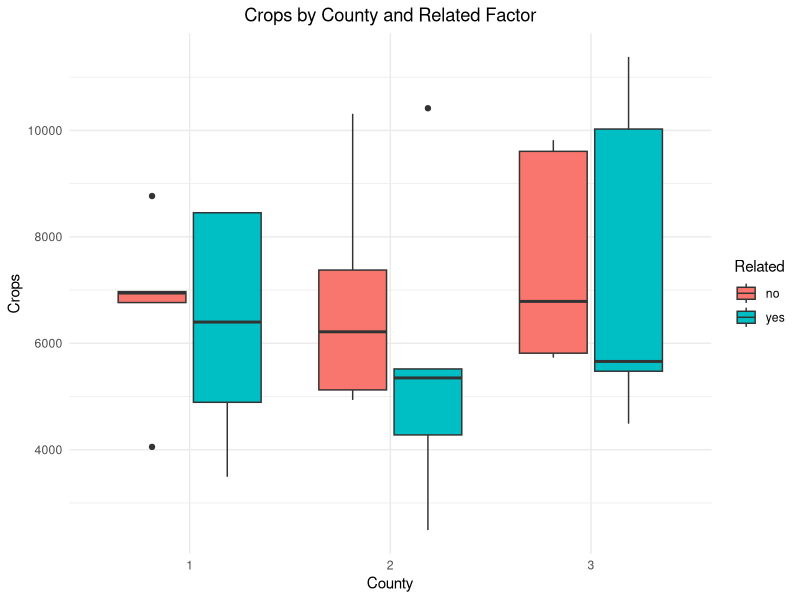
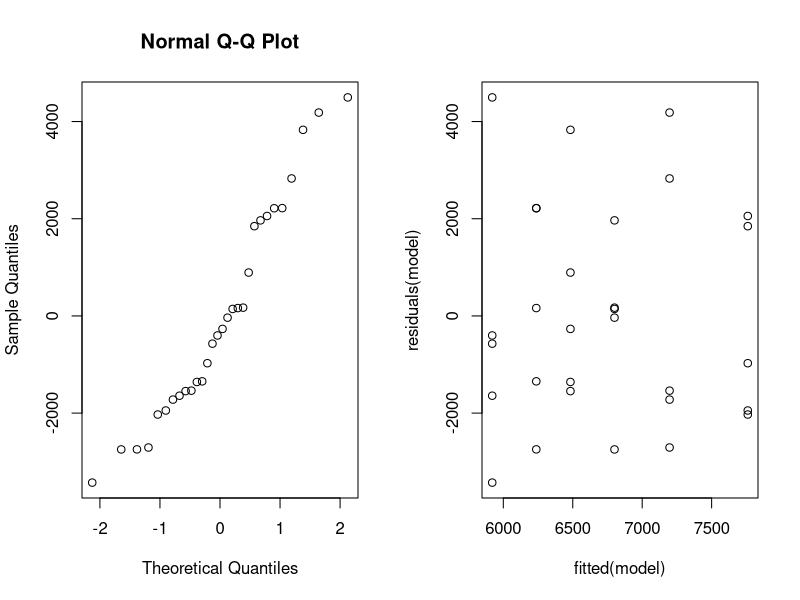

Write the R code that produced these figures, in order.
## ---- chunk 1
knitr::opts_chunk$set(echo = TRUE)
library(ggplot2)

# Read the data
setwd("~/Library/CloudStorage/OneDrive-UvA/CLS/Experimental Design and Data Analysis/Assignment 1/EDDA_assignment1")
data <- read.table("crops.txt", header=TRUE)
data$County <- factor(data$County)  
data$Related <- factor(data$Related, levels = c("no", "yes"))
## ---- chunk 2
ggplot(data, aes(x = County, y = Crops, fill = Related)) +
  geom_boxplot() +
  labs(title = "Crops by County and Related Factor",
       x = "County",
       y = "Crops") +
  theme_minimal() +
  theme(plot.title = element_text(hjust = 0.5))
## ---- chunk 3
model = lm(Crops ~ County + Related, data=data); anova(model)
## ---- chunk 4
model_int = lm(Crops ~ County * Related, data=data); anova(model_int)
## ---- chunk 5
par(mfrow=c(1,2)); qqnorm(residuals(model))
plot(fitted(model), residuals(model))
## ---- chunk 6
summary(model)$coefficients
